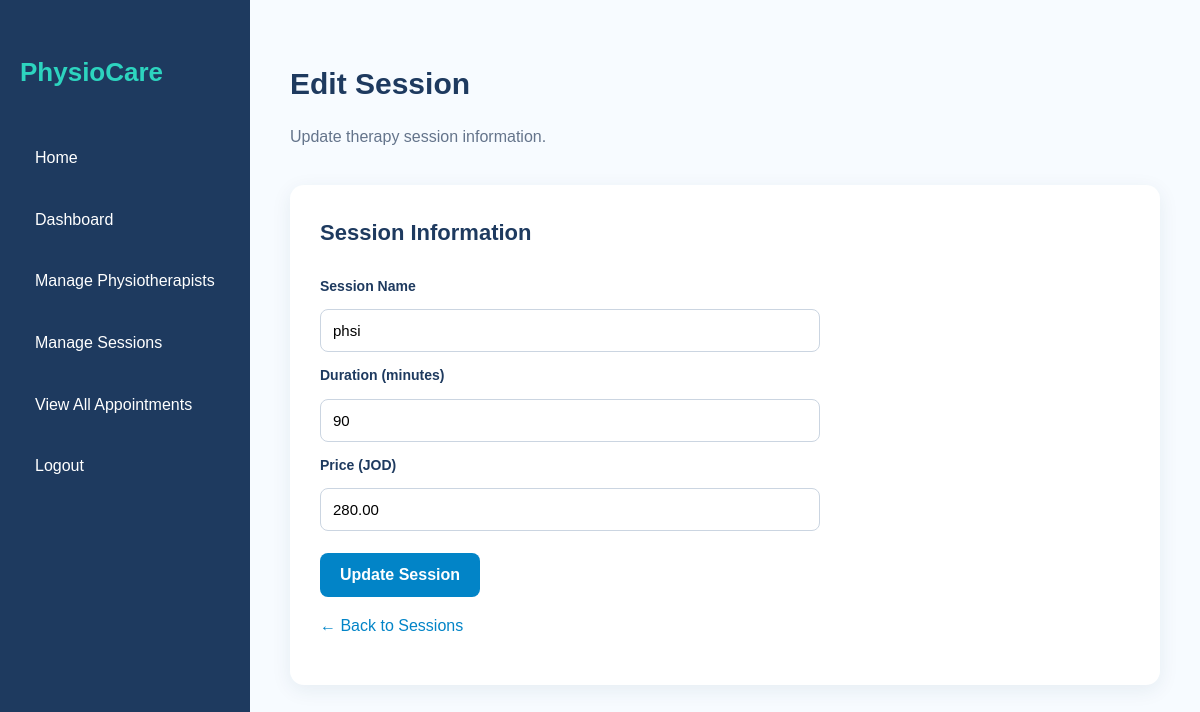
The app's page /admin/edit-session.php?id=2 (signed in) with its own data.
### tables this page shows
CREATE TABLE `sessions` (
  `id` int(11) NOT NULL,
  `name` varchar(100) NOT NULL,
  `duration` int(11) NOT NULL,
  `price` decimal(10,2) NOT NULL
);

### classes/Database.php (called while the page is built, shortened)
<?php
class Database {
    public function __construct() {
        $host = "localhost";
        $dbname = "physiotherapy_db";
        $username = "root";
        $password = "";
        $this->connect = new PDO(
            "mysql:host=$host;dbname=$dbname;charset=utf8mb4",
            $username,
            $password
        );
    }
}

### classes/TherapySession.php (called while the page is built, shortened)
<?php
require_once __DIR__ . "/Database.php";
class TherapySession extends Database {
public function getSessionById($id) {
    $sql = "SELECT * FROM sessions WHERE id = ?";
    $stmt = $this->connect->prepare($sql);
    $stmt->execute([$id]);
    return $stmt->fetch(PDO::FETCH_ASSOC);
}
}

### admin/edit-session.php (the view, shortened to what this page needs)
<?php
require_once __DIR__ . "/../classes/TherapySession.php";
$therapySession = new TherapySession();
$id = (int) ($_GET["id"] ?? 0);
$session = $therapySession->getSessionById($id);
?>
<!DOCTYPE html>
<html lang="en">
<head>
    <link rel="stylesheet" href="../css/style.css?v=3">
</head>
<body>
<div class="dashboard-layout">
    <?php include __DIR__ . "/sidebar.php"; ?>
    <main class="dashboard-main">
        <div class="dashboard-header">
            <h1>Edit Session</h1>
            <p>Update therapy session information.</p>
        </div>
        <div class="management-card">
            <h2>Session Information</h2>
            <form method="POST" class="management-form">
                <label>Session Name</label>
                <input type="text" name="name"
                       value="<?= htmlspecialchars($session["name"]) ?>" required>
                <label>Duration (minutes)</label>
                <input type="number" name="duration" min="1"
                       value="<?= (int) $session["duration"] ?>" required>
                <label>Price (JOD)</label>
                <input type="number" name="price" min="0" step="0.01"
                       value="<?= htmlspecialchars($session["price"]) ?>" required>
                <button type="submit" class="btn-primary">
                    Update Session
                </button>
            </form>
            <p>
                <a href="sessions.php">← Back to Sessions</a>
            </p>
        </div>
    </main>
</div>
</body>
</html>

### css/style.css (style rules this page uses)
:root { --primary: #0284C7; --secondary: #2DD4BF; --light-mint: #DFF7F3; --background: #F7FBFF; --text: #1E3A5F; --white: #FFFFFF; }
* { box-sizing: border-box; }
body { margin: 0; font-family: Arial, sans-serif; background: var(--background); color: var(--text); line-height: 1.6; }
h1, h2, h3 { color: var(--text); }
a { color: var(--primary); text-decoration: none; }
.auth-header p, .dashboard-header p, .dashboard-card p { color: #64748B; }
.auth-card form, .management-form { display: flex; flex-direction: column; gap: 12px; }
.auth-card label, .management-form label { font-size: 14px; font-weight: bold; }
.auth-card input, .management-form input { width: 100%; padding: 12px; border: 1px solid #CBD5E1; border-radius: 8px; font-size: 15px; outline: none; }
.btn-primary { background: var(--primary); color: var(--white); border: none; padding: 13px 20px; border-radius: 8px; font-size: 16px; font-weight: bold; font-family: inherit; cursor: pointer; margin-top: 10px; }
.dashboard-layout { display: flex; min-height: 100vh; }
.dashboard-main { flex: 1; min-width: 0; padding: 40px; }
.dashboard-header { margin-bottom: 35px; }
.dashboard-header h1 { font-size: 30px; margin-bottom: 8px; }
.dashboard-card, .management-card { background: var(--white); padding: 30px; border-radius: 14px; box-shadow: 0 5px 20px rgba(30, 58, 95, 0.08); }
.management-card { margin-bottom: 25px; }
.management-card h2 { margin-top: 0; margin-bottom: 25px; font-size: 22px; }
.management-form { max-width: 500px; }
.management-form .btn-primary { align-self: flex-start; }

### records on screen
sessions: name "phsi", duration "90", price "280.00"
